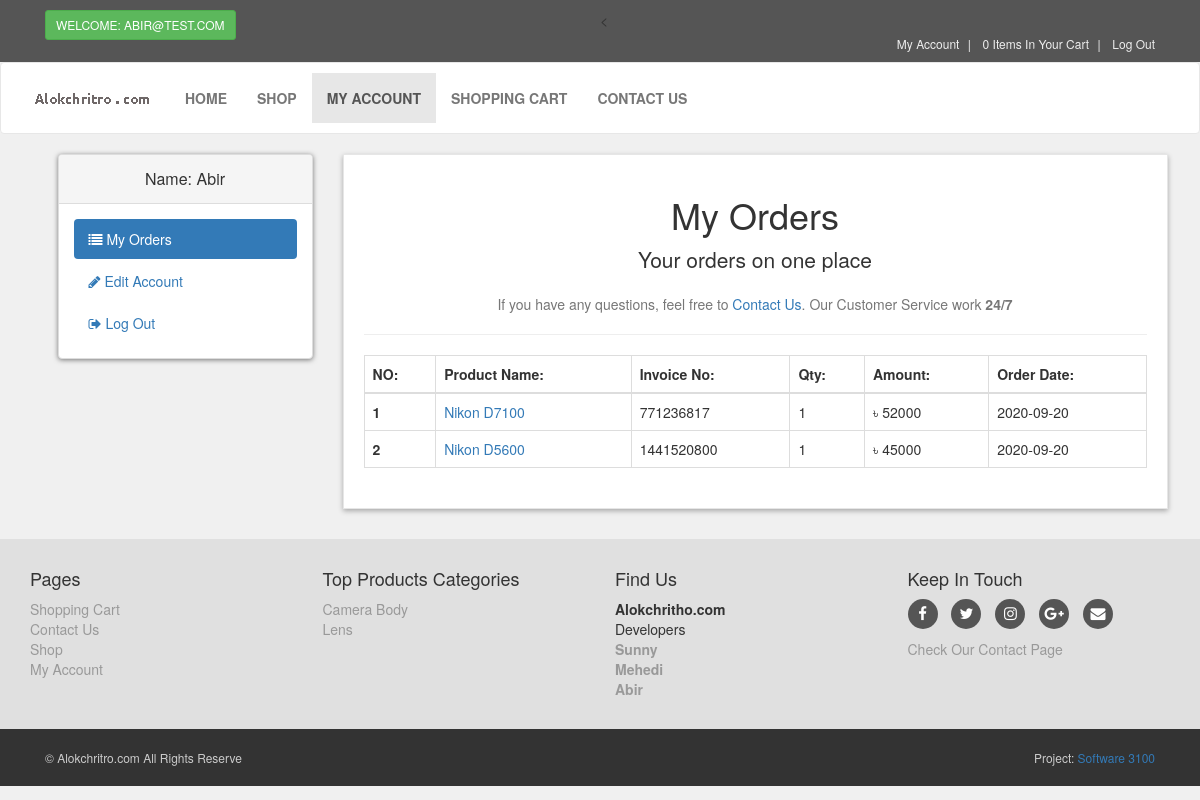
The app's page /customer/my_account.php?my_orders (signed in) with its own data.
### tables this page shows
CREATE TABLE `customers` (
  `customer_id` int(10) NOT NULL,
  `customer_name` varchar(255) NOT NULL,
  `customer_email` varchar(255) NOT NULL,
  `customer_pass` varchar(255) NOT NULL,
  `customer_contact` varchar(255) NOT NULL,
  `customer_address` text NOT NULL,
  `customer_ip` varchar(100) NOT NULL
);

CREATE TABLE `orders` (
  `order_id` int(10) NOT NULL,
  `customer_id` int(10) NOT NULL,
  `invoice_no` int(10) NOT NULL,
  `product_id` text NOT NULL,
  `qty` int(10) NOT NULL,
  `sub_sub` int(10) NOT NULL,
  `s_total` int(10) NOT NULL,
  `o_date` date NOT NULL
);

CREATE TABLE `products` (
  `product_id` int(10) NOT NULL,
  `p_cat_id` int(10) NOT NULL,
  `date` timestamp NOT NULL DEFAULT current_timestamp() ON UPDATE current_timestamp(),
  `product_title` text NOT NULL,
  `product_img1` text NOT NULL,
  `product_price` int(10) NOT NULL,
  `product_desc` text NOT NULL
);

CREATE TABLE `product_categories` (
  `p_cat_id` int(10) NOT NULL,
  `p_cat_title` text NOT NULL,
  `p_cat_desc` text NOT NULL
);

### customer/my_orders.php (the view, shortened to what this page needs)
<center>
    <h1> My Orders </h1>
    <p class="lead"> Your orders on one place</p>
    <p class="text-muted">
        If you have any questions, feel free to <a href="../contact.php">Contact Us</a>. Our Customer Service work <strong>24/7</strong>
    </p>
</center>
<hr>
<div class="table-responsive">
    <table class="table table-bordered table-hover">
        <thead>
            <tr>
                <th> NO: </th>
                <th> Product Name:</th>
                <th> Invoice No: </th>
                <th> Qty: </th>
                <th> Amount: </th>
                <th> Order Date:</th>
            </tr>
        </thead>
        <tbody>
           <?php
            $customer_session = $_SESSION['customer_email'];
            $get_customer = "select * from customers where customer_email='$customer_session'";
            $run_customer = mysqli_query($con,$get_customer);
            $row_customer = mysqli_fetch_array($run_customer);
            $customer_id = $row_customer['customer_id'];
            $get_orders = "select * from orders where customer_id='$customer_id'";
            $run_orders = mysqli_query($con,$get_orders);
            $i = 0;
            while($row_orders = mysqli_fetch_array($run_orders)){
                $invoice_no = $row_orders['invoice_no'];
                $product_id = $row_orders['product_id'];
                $qty = $row_orders['qty'];
                $s_total = $row_orders['s_total'];
                $order_date = substr($row_orders['o_date'],0,11);
                $i++;
            ?>
            <?php
                $get_products = "select * from products where product_id= $product_id";
                $run_products = mysqli_query($con,$get_products);
                $finalp = mysqli_fetch_array($run_products);
                $pt = $finalp['product_title'];
            ?>
            <tr>
                <th> <?php echo $i; ?> </th>
                <td> <a href="../details.php?pro_id=<?php echo $product_id; ?>"> <?php echo $pt; ?> </a> </td>
                <td> <?php echo $invoice_no; ?> </td>
                <td> <?php echo $qty; ?> </td>
                <td>  ৳ <?php echo $s_total; ?> </td>
                <td> <?php echo $order_date; ?> </td>
            </tr>
            <?php } ?>
        </tbody>
    </table>
</div>

### customer/my_account.php (shortened to what this page needs)
<?php
if(!isset($_SESSION['customer_email'])){
    echo "<script>window.open('../checkout.php','_self')</script>";
}else{
include("includes/db.php");
include("functions/functions.php");
?>
<!DOCTYPE html>
<html lang="en">
<head>
    <link rel="stylesheet" href="styles/bootstrap-337.min.css">
    <link rel="stylesheet" href="font-awsome/css/font-awesome.min.css">
    <link rel="stylesheet" href="styles/style.css">
</head>
<body>
   <div id="top">
       <div class="container">
           <div class="col-md-6 offer">
               <a href="#" class="btn btn-success btn-sm">
                   <?php
                   if(!isset($_SESSION['customer_email'])){
                       echo "Welcome: Guest";
                   }else{
                       echo "Welcome: " . $_SESSION['customer_email'] . "";
                   }
                   ?>
               </a>
           </div><
           <div class="col-md-6">
               <ul class="menu">
                   <li>
                       <a href="my_account.php">My Account</a>
                   </li>
                   <li>
                       <a href="../cart.php"> <?php items(); ?> Items In Your Cart </a>
                   </li>
                   <li>
                       <a href="../checkout.php">
                        <?php
                           if(!isset($_SESSION['customer_email'])){
                                echo "<a href='checkout.php'> Login </a>";
                               }else{
                                echo " <a href='logout.php'> Log Out </a> ";
                               }
                         ?>
                       </a>
                   </li>
               </ul>
           </div>
       </div>
   </div>
   <div id="navbar" class="navbar navbar-default">
       <div class="container">
           <div class="navbar-header">
               <a href="../index.php" class="navbar-brand home">
                   <img src="images/alokchritro.png" alt="Alokchoritro" class="hidden-xs">
               </a>
           </div>
           <div class="navbar-collapse collapse" id="navigation">
               <div class="padding-nav">
                   <ul class="nav navbar-nav left">
                       <li>
                           <a href="../index.php">Home</a>
                       </li>
                       <li>
                           <a href="../shop.php">Shop</a>
                       </li>
                       <li class="active">
                           <a href="my_account.php">My Account</a>
                       </li>
                       <li>
                           <a href="../cart.php">Shopping Cart</a>
                       </li>
                       <li>
                           <a href="../contact.php">Contact Us</a>
                       </li>
                   </ul>
               </div>
           </div>
       </div>
   </div>
   <div id="content">
       <div class="container">
           <div class="col-md-3">
   <?php
    include("includes/sidebar.php");
    ?>
           </div>
           <div class="col-md-9">
               <div class="box">
                   <?php
                   if (isset($_GET['my_orders'])){
                       include("my_orders.php");
                   }
                   ?>
               </div>
           </div>
       </div>
   </div>
   <?php
    include("includes/footer.php");
    ?>
</body>
</html>
<?php } ?>

### customer/functions/functions.php (shortened to what this page needs)
<?php
$db = mysqli_connect("localhost","root","","alokchritro");
function getRealIpUser(){
    switch(true){
            default : return $_SERVER['REMOTE_ADDR'];
    }
}
function items(){
    global $db;
    $ip_add = getRealIpUser();
    $get_items = "select * from cart where ip_add='$ip_add'";
    $run_items = mysqli_query($db,$get_items);
    $count_items = mysqli_num_rows($run_items);
    echo $count_items;
}
?>

### customer/includes/sidebar.php
<div class="panel panel-default sidebar-menu">
    <div class="panel-heading">
        <?php
        $customer_session = $_SESSION['customer_email'];
        $get_customer = "select * from customers where customer_email='$customer_session'";
        $run_customer = mysqli_query($con,$get_customer);
        $row_customer = mysqli_fetch_array($run_customer);
        $customer_name = $row_customer['customer_name'];
        if(!isset($_SESSION['customer_email'])){
        }else{
            echo "
                <h3 class='panel-title' align='center'>
                    Name: $customer_name
                </h3>
            ";
        }
        ?>
    </div>
    <div class="panel-body">
        <ul class="nav-pills nav-stacked nav">
            <li class="<?php if(isset($_GET['my_orders'])){ echo "active"; } ?>">
                <a href="my_account.php?my_orders">
                    <i class="fa fa-list"></i> My Orders
                </a>
            </li>
            <li class="<?php if(isset($_GET['edit_account'])){ echo "active"; } ?>">
                <a href="my_account.php?edit_account">
                    <i class="fa fa-pencil"></i> Edit Account
                </a>
            </li>
            <li>
                <a href="logout.php">
                    <i class="fa fa-sign-out"></i> Log Out
                </a>
            </li>
        </ul>
    </div>
</div>

### customer/includes/footer.php (shortened to what this page needs)
<div id="footer">
    <div class="container">
        <div class="row">
            <div class="col-sm-6 col-md-3">
               <h4>Pages</h4>
                <ul>
                    <li><a href="cart.php">Shopping Cart</a></li>
                    <li><a href="contact.php">Contact Us</a></li>
                    <li><a href="shop.php">Shop</a></li>
                    <li><a href="customer/my_account.php">My Account</a></li>
                </ul>
            </div>
            <div class="com-sm-6 col-md-3">
                <h4>Top Products Categories</h4>
                <ul>
                    <?php
                        $get_p_cats = "select * from product_categories";
                        $run_p_cats = mysqli_query($con,$get_p_cats);
                        while($row_p_cats=mysqli_fetch_array($run_p_cats)){
                            $p_cat_id = $row_p_cats['p_cat_id'];
                            $p_cat_title = $row_p_cats['p_cat_title'];
                            echo "
                                <li>
                                    <a href='shop.php?p_cat=$p_cat_id'>
                                        $p_cat_title
                                    </a>
                                </li>
                            ";
                        }
                    ?>
                </ul>
            </div>
            <div class="col-sm-6 col-md-3">
                <h4>Find Us</h4>
                <p>
                    <strong>Alokchritho.com</strong>
                    <br/>Developers
					<br/><a href="https://www.facebook.com/shahedsunny17"><strong>Sunny</strong></a>
                    <br/><a href="https://www.facebook.com/mehedi.sarder.5"><strong>Mehedi</strong></a>
                    <br/><a href="https://www.facebook.com/lquqpgqr2"><strong>Abir</strong></a>
                </p>
            </div>
            <div class="col-sm-6 col-md-3">
                <h4>Keep In Touch</h4>
                <p class="social">
                    <a href="#" class="fa fa-facebook"></a>
                    <a href="#" class="fa fa-twitter"></a>
                    <a href="#" class="fa fa-instagram"></a>
                    <a href="#" class="fa fa-google-plus"></a>
                    <a href="#" class="fa fa-envelope"></a>
                </p>
                <a href="contact.php">Check Our Contact Page</a>
            </div>
        </div>
    </div>
</div>
<div id="copyright">
    <div class="container">
        <div class="col-md-6">
            <p class="pull-left">&copy; Alokchritro.com All Rights Reserve</p>
        </div>
        <div class="col-md-6">
            <p class="pull-right">Project: <a href="#">Software 3100</a></p>
        </div>
    </div>
</div>

### customer/styles/style.css (style rules this page uses)
body { font-size: 14px; line-height: 1.42857143; color: #333333; background: #f0f0f0; overflow-x: hidden; }
#top { background: #555555; padding: 10px 0; }
#top .offer { color: #ffffff; }
#top .offer .btn { text-transform: uppercase; }
#top a { color: #ffffff; }
#top ul.menu { padding-top: 5px; margin: 0px; text-align: right; font-size: 12px; list-style: none; }
#top ul.menu > li { display: inline-block; }
#top ul.menu > li a { color: #eeeeee; }
#top ul.menu > li + li:before { content: "|\00a0"; color: #f7f7f7; padding: 0 5px; }
.navbar { background: #ffffff; }
.navbar-brand { float: left; padding: 10px 15px; font-size: 18px; line-height: 20px; height: 70px; }
.navbar ul.nav > li > a { text-transform: uppercase; font-weight: bold; font-size: 14px; }
.padding-nav { padding-top: 10px; }
.box { background: #ffffff; margin: 0 0 30px; border: solid 1px #e6e6e6; box-sizing: border-box; padding: 20px; box-shadow: 0px 2px 5px rgba(0, 0, 0, .3); }
#content { padding-left: 25px; }
#content .panel.sidebar-menu { box-sizing: border-box; box-shadow: 0px 1px 5px rgba(0, 0, 0, .5); }
#content .panel.sidebar-menu h3 { padding: 5px 0px; margin: 0px; }
#footer { background: #e0e0e0; padding: 20px 0; }
#footer a { color: #999999; padding: 0; text-decoration: none; }
#footer ul { list-style: none; padding-left: 0px; }
#footer .social { text-align: left; }
#footer .social a { margin: 0px 10px 0px 0px; display: inline-block; color: #ffffff; width: 30px; height: 30px; border-radius: 15px; line-height: 30px; font-size: 15px; text-align: center; vertical-align: bottom; background: #555555; text-decoration: none; }
#copyright { background: #333333; color: #cccccc; padding: 20px 0px; font-size: 12px; }
#copyright p { margin: 0px; }

### records on screen
customers: customer_name "Abir"
orders: product.product_title "Nikon D7100", invoice_no "771236817", qty "1", s_total "52000", o_date "2020-09-20"
orders: product.product_title "Nikon D5600", invoice_no "1441520800", qty "1", s_total "45000", o_date "2020-09-20"
product_categories: p_cat_title "Camera Body"
product_categories: p_cat_title "Lens"

### other values on screen
$_SESSION['customer_email'] "ABIR@TEST.COM"
$count_items "0"
